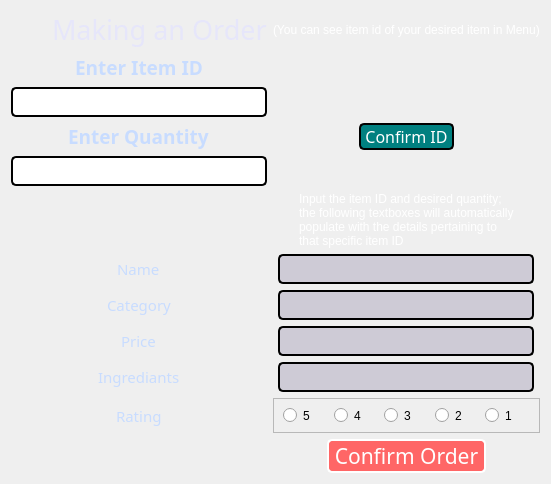
          <widget class="QWidget" name="page_12">
           <layout class="QGridLayout" name="gridLayout_7">
            <item row="12" column="2">
             <widget class="QFrame" name="frame_6">
              <property name="maximumSize">
               <size>
                <width>16777215</width>
                <height>35</height>
               </size>
              </property>
              <property name="styleSheet">
               <string notr="true"/>
              </property>
              <property name="frameShape">
               <enum>QFrame::StyledPanel</enum>
              </property>
              <property name="frameShadow">
               <enum>QFrame::Raised</enum>
              </property>
              <layout class="QHBoxLayout" name="horizontalLayout_5">
               <item>
                <widget class="QRadioButton" name="radioButton_15">
                 <property name="text">
                  <string>5</string>
                 </property>
                </widget>
               </item>
               <item>
                <widget class="QRadioButton" name="radioButton_16">
                 <property name="text">
                  <string>4</string>
                 </property>
                </widget>
               </item>
               <item>
                <widget class="QRadioButton" name="radioButton_17">
                 <property name="text">
                  <string>3</string>
                 </property>
                </widget>
               </item>
               <item>
                <widget class="QRadioButton" name="radioButton_18">
                 <property name="text">
                  <string>2</string>
                 </property>
                </widget>
               </item>
               <item>
                <widget class="QRadioButton" name="radioButton_19">
                 <property name="text">
                  <string>1</string>
                 </property>
                </widget>
               </item>
              </layout>
             </widget>
            </item>
            <item row="8" column="2" alignment="Qt::AlignHCenter">
             <widget class="QPlainTextEdit" name="plainTextEdit_22">
              <property name="maximumSize">
               <size>
                <width>300</width>
                <height>30</height>
               </size>
              </property>
              <property name="statusTip">
               <string>Search Bar</string>
              </property>
              <property name="styleSheet">
               <string notr="true">background-color: rgb(206, 203, 214);
border: 2px solid black;
    border-radius: 5px;</string>
              </property>
              <property name="undoRedoEnabled">
               <bool>true</bool>
              </property>
              <property name="plainText">
               <string/>
              </property>
              <property name="overwriteMode">
               <bool>false</bool>
              </property>
              <property name="centerOnScroll">
               <bool>false</bool>
              </property>
             </widget>
            </item>
            <item row="0" column="0" alignment="Qt::AlignRight">
             <widget class="QLabel" name="label_50">
              <property name="maximumSize">
               <size>
                <width>16777215</width>
                <height>60</height>
               </size>
              </property>
              <property name="font">
               <font>
                <family>Copperplate Gothic Bold</family>
                <pointsize>20</pointsize>
                <weight>50</weight>
                <bold>false</bold>
               </font>
              </property>
              <property name="styleSheet">
               <string notr="true">color:rgb(230, 230, 250)</string>
              </property>
              <property name="text">
               <string>Making an Order</string>
              </property>
             </widget>
            </item>
            <item row="1" column="0" alignment="Qt::AlignHCenter">
             <widget class="QLabel" name="label_51">
              <property name="maximumSize">
               <size>
                <width>16777215</width>
                <height>30</height>
               </size>
              </property>
              <property name="font">
               <font>
                <family>Berlin Sans FB Demi</family>
                <pointsize>14</pointsize>
                <weight>75</weight>
                <bold>true</bold>
               </font>
              </property>
              <property name="styleSheet">
               <string notr="true">color:rgb(200, 220, 255)
</string>
              </property>
              <property name="text">
               <string>Enter Item ID</string>
              </property>
             </widget>
            </item>
            <item row="4" column="0" alignment="Qt::AlignHCenter">
             <widget class="QLabel" name="label_76">
              <property name="font">
               <font>
                <family>Berlin Sans FB Demi</family>
                <pointsize>14</pointsize>
                <weight>75</weight>
                <bold>true</bold>
               </font>
              </property>
              <property name="styleSheet">
               <string notr="true">color:rgb(200, 220, 255)
</string>
              </property>
              <property name="text">
               <string>Enter Quantity</string>
              </property>
             </widget>
            </item>
            <item row="2" column="0">
             <widget class="QPlainTextEdit" name="plainTextEdit_18">
              <property name="maximumSize">
               <size>
                <width>300</width>
                <height>30</height>
               </size>
              </property>
              <property name="statusTip">
               <string>Search Bar</string>
              </property>
              <property name="styleSheet">
               <string notr="true">background-color: rgb(255, 255, 255);
    color: sky blue;
    border-;
border: 2px solid black;
    border-radius: 5px;</string>
              </property>
              <property name="undoRedoEnabled">
               <bool>true</bool>
              </property>
              <property name="plainText">
               <string/>
              </property>
              <property name="overwriteMode">
               <bool>false</bool>
              </property>
              <property name="centerOnScroll">
               <bool>false</bool>
              </property>
             </widget>
            </item>
            <item row="0" column="2" alignment="Qt::AlignLeft">
             <widget class="QLabel" name="label_57">
              <property name="font">
               <font>
                <pointsize>9</pointsize>
               </font>
              </property>
              <property name="styleSheet">
               <string notr="true">color:white</string>
              </property>
              <property name="text">
               <string>(You can see item id of your desired item in Menu)</string>
              </property>
             </widget>
            </item>
            <item row="11" column="2" alignment="Qt::AlignHCenter">
             <widget class="QPlainTextEdit" name="plainTextEdit_19">
              <property name="maximumSize">
               <size>
                <width>300</width>
                <height>30</height>
               </size>
              </property>
              <property name="statusTip">
               <string>Search Bar</string>
              </property>
              <property name="styleSheet">
               <string notr="true">background-color: rgb(206, 203, 214);
border: 2px solid black;
    border-radius: 5px;</string>
              </property>
              <property name="undoRedoEnabled">
               <bool>true</bool>
              </property>
              <property name="plainText">
               <string/>
              </property>
              <property name="overwriteMode">
               <bool>false</bool>
              </property>
              <property name="centerOnScroll">
               <bool>false</bool>
              </property>
             </widget>
            </item>
            <item row="10" column="0" alignment="Qt::AlignHCenter">
             <widget class="QLabel" name="label_55">
              <property name="font">
               <font>
                <family>Arial Rounded MT Bold</family>
                <pointsize>11</pointsize>
               </font>
              </property>
              <property name="styleSheet">
               <string notr="true">color:rgb(200, 220, 255)
</string>
              </property>
              <property name="text">
               <string>Price</string>
              </property>
             </widget>
            </item>
            <item row="12" column="0" alignment="Qt::AlignHCenter">
             <widget class="QLabel" name="label_52">
              <property name="font">
               <font>
                <family>Arial Rounded MT Bold</family>
                <pointsize>11</pointsize>
               </font>
              </property>
              <property name="styleSheet">
               <string notr="true">color:rgb(200, 220, 255)
</string>
              </property>
              <property name="text">
               <string>Rating</string>
              </property>
             </widget>
            </item>
            <item row="15" column="2" alignment="Qt::AlignHCenter">
             <widget class="QPushButton" name="pushButton_14">
              <property name="font">
               <font>
                <family>Arial Rounded MT Bold</family>
                <pointsize>16</pointsize>
               </font>
              </property>
              <property name="styleSheet">
               <string notr="true">QPushButton {
    background-color: rgb(255, 102, 102); /* Coral Pink */
    border: none;
    color: white;
    border: 2px solid white;
    border-radius: 5px;
}

QPushButton:hover {
    background-color: rgb(255, 82, 82); /* Darker Coral Pink on hover */
    color: white;
}

QPushButton:pressed {	
    background-color: rgb(255, 62, 62); /* Dark Coral Pink on press */
    color: white;
}
</string>
              </property>
              <property name="text">
               <string> Confirm Order </string>
              </property>
             </widget>
            </item>
            <item row="8" column="0" alignment="Qt::AlignHCenter">
             <widget class="QLabel" name="label_54">
              <property name="font">
               <font>
                <family>Arial Rounded MT Bold</family>
                <pointsize>11</pointsize>
               </font>
              </property>
              <property name="styleSheet">
               <string notr="true">color:rgb(200, 220, 255)
</string>
              </property>
              <property name="text">
               <string>Category</string>
              </property>
             </widget>
            </item>
            <item row="7" column="2" alignment="Qt::AlignHCenter">
             <widget class="QPlainTextEdit" name="plainTextEdit_21">
              <property name="maximumSize">
               <size>
                <width>300</width>
                <height>30</height>
               </size>
              </property>
              <property name="statusTip">
               <string>Search Bar</string>
              </property>
              <property name="styleSheet">
               <string notr="true">background-color: rgb(206, 203, 214);
border: 2px solid black;
    border-radius: 5px;</string>
              </property>
              <property name="undoRedoEnabled">
               <bool>true</bool>
              </property>
              <property name="plainText">
               <string/>
              </property>
              <property name="overwriteMode">
               <bool>false</bool>
              </property>
              <property name="centerOnScroll">
               <bool>false</bool>
              </property>
             </widget>
            </item>
            <item row="10" column="2" alignment="Qt::AlignHCenter">
             <widget class="QPlainTextEdit" name="plainTextEdit_3">
              <property name="maximumSize">
               <size>
                <width>300</width>
                <height>30</height>
               </size>
              </property>
              <property name="styleSheet">
               <string notr="true">background-color: rgb(206, 203, 214);
border: 2px solid black;
    border-radius: 5px;</string>
              </property>
             </widget>
            </item>
            <item row="11" column="0" alignment="Qt::AlignHCenter">
             <widget class="QLabel" name="label_53">
              <property name="font">
               <font>
                <family>Arial Rounded MT Bold</family>
                <pointsize>11</pointsize>
               </font>
              </property>
              <property name="styleSheet">
               <string notr="true">color:rgb(200, 220, 255)
</string>
              </property>
              <property name="text">
               <string>Ingrediants</string>
              </property>
             </widget>
            </item>
            <item row="7" column="0" alignment="Qt::AlignHCenter">
             <widget class="QLabel" name="label_56">
              <property name="font">
               <font>
                <family>Arial Rounded MT Bold</family>
                <pointsize>11</pointsize>
               </font>
              </property>
              <property name="styleSheet">
               <string notr="true">color:rgb(200, 220, 255)
</string>
              </property>
              <property name="text">
               <string>Name</string>
              </property>
             </widget>
            </item>
            <item row="5" column="0">
             <widget class="QPlainTextEdit" name="plainTextEdit_29">
              <property name="maximumSize">
               <size>
                <width>300</width>
                <height>30</height>
               </size>
              </property>
              <property name="statusTip">
               <string>Search Bar</string>
              </property>
              <property name="styleSheet">
               <string notr="true">background-color: rgb(255, 255, 255);
    color: sky blue;
    border-;
border: 2px solid black;
    border-radius: 5px;</string>
              </property>
              <property name="undoRedoEnabled">
               <bool>true</bool>
              </property>
              <property name="plainText">
               <string/>
              </property>
              <property name="overwriteMode">
               <bool>false</bool>
              </property>
              <property name="centerOnScroll">
               <bool>false</bool>
              </property>
             </widget>
            </item>
            <item row="4" column="2" alignment="Qt::AlignHCenter">
             <widget class="QPushButton" name="pushButton_32">
              <property name="minimumSize">
               <size>
                <width>83</width>
                <height>0</height>
               </size>
              </property>
              <property name="font">
               <font>
                <family>Eras Demi ITC</family>
                <pointsize>12</pointsize>
               </font>
              </property>
              <property name="styleSheet">
               <string notr="true">QPushButton {
    background-color: rgb(0, 128, 128); /* Teal Blue */
    border: none;
    color: white;
    border: 2px solid black;
    border-radius: 5px;
}

QPushButton:hover {
    background-color: rgb(0, 100, 100); /* Darker Teal Blue on hover */
    color: white;
}

QPushButton:pressed {	
    background-color: rgb(0, 80, 80); /* Dark Teal Blue on press */
    color: white;
}
</string>
              </property>
              <property name="text">
               <string> Confirm ID </string>
              </property>
             </widget>
            </item>
            <item row="6" column="2" alignment="Qt::AlignHCenter">
             <widget class="QLabel" name="label_70">
              <property name="font">
               <font>
                <pointsize>9</pointsize>
               </font>
              </property>
              <property name="styleSheet">
               <string notr="true">color:white</string>
              </property>
              <property name="text">
               <string>Input the item ID and desired quantity;
the following textboxes will automatically
populate with the details pertaining to
that specific item ID</string>
              </property>
             </widget>
            </item>
           </layout>
          </widget>
